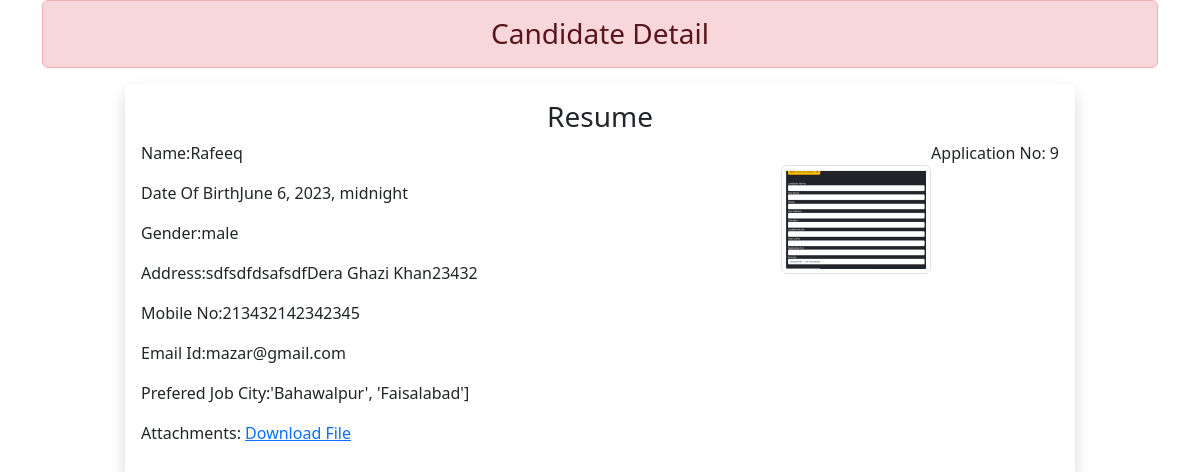
Screenshot of /9 with the database file from the repository.
### enroll/models.py (models this page shows)
class Resume(models.Model):
    name=models.CharField(max_length=55)
    dob=models.DateTimeField(auto_now=False,auto_now_add=False)
    gender=models.CharField(max_length=20)
    locality=models.CharField(max_length=50)
    city=models.CharField(max_length=100)
    zip_code=models.PositiveIntegerField()
    state=models.CharField(choices=STATE_CHOICES ,max_length=100)
    mobile=models.PositiveIntegerField()
    email=models.EmailField(max_length=70)
    job_city=models.CharField(max_length=70)
    profile_image=models.ImageField(upload_to='myimage',blank=True)
    my_file=models.FileField(upload_to='doc',blank=True)

### enroll/views.py (the view)
# urls.py: path('<int:pk>',views.CandidateView.as_view(),name='candidate')
class CandidateView(View):
    def get(self,request,pk):
        can=Resume.objects.get(id=pk)
        return render(request,'enroll/candidate.html',{'can':can})

### enroll/templatetags/myfilter.py (called while the page is built)
@register.filter(name='remove_special')
def remove_chars(value,arg):
    for character in arg:
        print(character)
        value=value.replace(character,"")
        return value

### enroll/templates/enroll/candidate.html (shortened to what this page needs)
<!DOCTYPE html>
{% load myfilter %}
<html lang="en">
<head>
    <link href="https://cdn.jsdelivr.net/npm/bootstrap@5.3.0/dist/css/bootstrap.min.css"
    rel="stylesheet"
>
</head>
<body>
    <div class="container">
        <h3 class="text-center alert alert-danger">Candidate Detail</h3>
        <div class="row">
            <div class="col-sm-10 shadow p-3 offset-sm-1">
                <h3 class="text-center">Resume</h3>
                <p class="float-end">Application No: {{can.id}}</p>
                <img src="{{can.profile_image.url}}" alt="" class="image-fluid float-end img-thumbnail mt-4" width='150' height='150'>
                <p>Name:{{can.name}}</p>
                <p>Date Of Birth{{can.dob}}</p>
                <p>Gender:{{can.gender}}</p>
                <p>Address:{{can.locality}}{{can.city}}{{can.state}}{{can.zip_code}}</p>
                <p>Mobile No:{{can.mobile}}</p>
                <p>Email Id:{{can.email}}</p>
                <p>Prefered Job City:{{can.job_city | remove_special:"[]',"}}</p>
                <p> Attachments: <a href="{{can.my_file.urls }}">Download File</a> </p>
            </div>
        </div>
    </div>
</body>
</html>

### rows the page displays
Resume: id "9", profile_image (picture), name "Rafeeq", dob "June 6, 2023, midnight", gender "male", locality "sdfsdf", city "dsafsdf", state "Dera Ghazi Khan", zip_code "23432", mobile "213432142342345", email "mazar@gmail.com", job_city|remove_special "'Bahawalpur', 'Faisalabad']"
